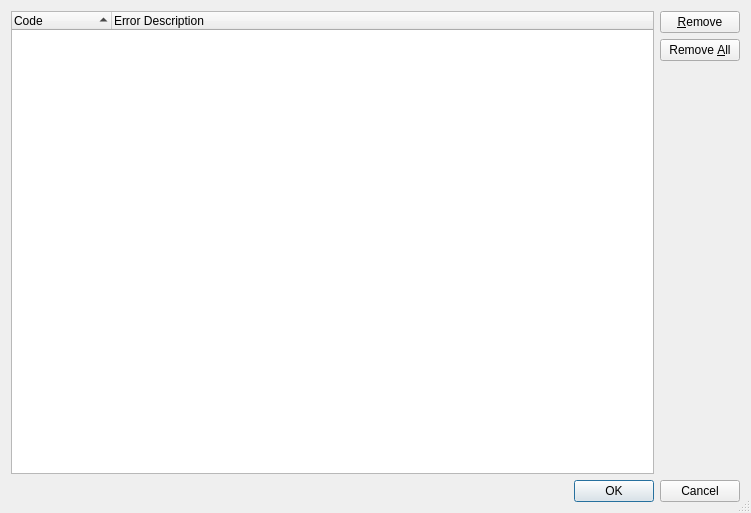
<?xml version="1.0" encoding="UTF-8"?>
<ui version="4.0">
 <class>SslErrorExceptionsDialog</class>
 <widget class="QDialog" name="SslErrorExceptionsDialog">
  <property name="geometry">
   <rect>
    <x>0</x>
    <y>0</y>
    <width>751</width>
    <height>513</height>
   </rect>
  </property>
  <property name="windowTitle">
   <string>SSL Error Exceptions</string>
  </property>
  <property name="sizeGripEnabled">
   <bool>true</bool>
  </property>
  <layout class="QVBoxLayout" name="verticalLayout">
   <item>
    <layout class="QGridLayout" name="gridLayout">
     <item row="0" column="0" rowspan="3">
      <widget class="QTreeWidget" name="errorsTree">
       <property name="contextMenuPolicy">
        <enum>Qt::CustomContextMenu</enum>
       </property>
       <property name="alternatingRowColors">
        <bool>true</bool>
       </property>
       <property name="selectionMode">
        <enum>QAbstractItemView::ExtendedSelection</enum>
       </property>
       <property name="sortingEnabled">
        <bool>true</bool>
       </property>
       <property name="allColumnsShowFocus">
        <bool>true</bool>
       </property>
       <column>
        <property name="text">
         <string>Code</string>
        </property>
       </column>
       <column>
        <property name="text">
         <string>Error Description</string>
        </property>
       </column>
      </widget>
     </item>
     <item row="0" column="1">
      <widget class="QPushButton" name="removeButton">
       <property name="toolTip">
        <string>Press to remove the selected entries</string>
       </property>
       <property name="text">
        <string>&amp;Remove</string>
       </property>
      </widget>
     </item>
     <item row="1" column="1">
      <widget class="QPushButton" name="removeAllButton">
       <property name="toolTip">
        <string>Press to remove all entries</string>
       </property>
       <property name="text">
        <string>Remove &amp;All</string>
       </property>
      </widget>
     </item>
     <item row="2" column="1">
      <spacer name="verticalSpacer">
       <property name="orientation">
        <enum>Qt::Vertical</enum>
       </property>
       <property name="sizeHint" stdset="0">
        <size>
         <width>20</width>
         <height>128</height>
        </size>
       </property>
      </spacer>
     </item>
    </layout>
   </item>
   <item>
    <widget class="QDialogButtonBox" name="buttonBox">
     <property name="orientation">
      <enum>Qt::Horizontal</enum>
     </property>
     <property name="standardButtons">
      <set>QDialogButtonBox::Cancel|QDialogButtonBox::Ok</set>
     </property>
    </widget>
   </item>
  </layout>
 </widget>
 <resources/>
 <connections>
  <connection>
   <sender>buttonBox</sender>
   <signal>accepted()</signal>
   <receiver>SslErrorExceptionsDialog</receiver>
   <slot>accept()</slot>
   <hints>
    <hint type="sourcelabel">
     <x>388</x>
     <y>385</y>
    </hint>
    <hint type="destinationlabel">
     <x>399</x>
     <y>319</y>
    </hint>
   </hints>
  </connection>
  <connection>
   <sender>buttonBox</sender>
   <signal>rejected()</signal>
   <receiver>SslErrorExceptionsDialog</receiver>
   <slot>reject()</slot>
   <hints>
    <hint type="sourcelabel">
     <x>349</x>
     <y>391</y>
    </hint>
    <hint type="destinationlabel">
     <x>356</x>
     <y>286</y>
    </hint>
   </hints>
  </connection>
 </connections>
</ui>
